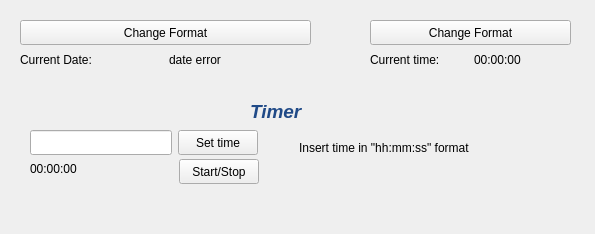
<?xml version="1.0" encoding="UTF-8"?>
<ui version="4.0">
 <class>MainWindow</class>
 <widget class="QMainWindow" name="MainWindow">
  <property name="geometry">
   <rect>
    <x>0</x>
    <y>0</y>
    <width>595</width>
    <height>234</height>
   </rect>
  </property>
  <property name="windowTitle">
   <string>MainWindow</string>
  </property>
  <widget class="QWidget" name="centralwidget">
   <widget class="QPushButton" name="ChangeTimeFormat">
    <property name="geometry">
     <rect>
      <x>370</x>
      <y>20</y>
      <width>201</width>
      <height>25</height>
     </rect>
    </property>
    <property name="text">
     <string>Change Format</string>
    </property>
   </widget>
   <widget class="QPushButton" name="ChangeDateFormat">
    <property name="geometry">
     <rect>
      <x>20</x>
      <y>20</y>
      <width>291</width>
      <height>25</height>
     </rect>
    </property>
    <property name="text">
     <string>Change Format</string>
    </property>
   </widget>
   <widget class="QWidget" name="layoutWidget">
    <property name="geometry">
     <rect>
      <x>370</x>
      <y>50</y>
      <width>201</width>
      <height>19</height>
     </rect>
    </property>
    <layout class="QHBoxLayout" name="horizontalLayout">
     <item>
      <widget class="QLabel" name="currentTimeLabel">
       <property name="text">
        <string>Current time:</string>
       </property>
      </widget>
     </item>
     <item>
      <widget class="QLabel" name="timeLabel">
       <property name="text">
        <string>00:00:00</string>
       </property>
      </widget>
     </item>
    </layout>
   </widget>
   <widget class="QWidget" name="layoutWidget">
    <property name="geometry">
     <rect>
      <x>20</x>
      <y>50</y>
      <width>291</width>
      <height>19</height>
     </rect>
    </property>
    <layout class="QHBoxLayout" name="horizontalLayout_2">
     <item>
      <widget class="QLabel" name="CurrentDateTextLabel">
       <property name="text">
        <string>Current Date:</string>
       </property>
      </widget>
     </item>
     <item>
      <widget class="QLabel" name="dateLabel">
       <property name="text">
        <string>date error</string>
       </property>
      </widget>
     </item>
    </layout>
   </widget>
   <widget class="QLabel" name="timerLabel">
    <property name="geometry">
     <rect>
      <x>30</x>
      <y>160</y>
      <width>141</width>
      <height>17</height>
     </rect>
    </property>
    <property name="text">
     <string>00:00:00</string>
    </property>
   </widget>
   <widget class="QPushButton" name="start_stopButton">
    <property name="geometry">
     <rect>
      <x>179</x>
      <y>159</y>
      <width>80</width>
      <height>25</height>
     </rect>
    </property>
    <property name="text">
     <string>Start/Stop</string>
    </property>
   </widget>
   <widget class="QLabel" name="timerInfo">
    <property name="geometry">
     <rect>
      <x>299</x>
      <y>139</y>
      <width>231</width>
      <height>17</height>
     </rect>
    </property>
    <property name="text">
     <string>Insert time in &quot;hh:mm:ss&quot; format</string>
    </property>
   </widget>
   <widget class="QLineEdit" name="setTimerIntervalInput">
    <property name="geometry">
     <rect>
      <x>30</x>
      <y>130</y>
      <width>142</width>
      <height>25</height>
     </rect>
    </property>
   </widget>
   <widget class="QLabel" name="timerTitle">
    <property name="geometry">
     <rect>
      <x>250</x>
      <y>100</y>
      <width>71</width>
      <height>21</height>
     </rect>
    </property>
    <property name="text">
     <string>&lt;html&gt;&lt;head/&gt;&lt;body&gt;&lt;p&gt;&lt;span style=&quot; font-size:14pt; font-weight:600; font-style:italic; color:#204a87;&quot;&gt;Timer&lt;/span&gt;&lt;/p&gt;&lt;/body&gt;&lt;/html&gt;</string>
    </property>
   </widget>
   <widget class="QPushButton" name="setTimerButton">
    <property name="geometry">
     <rect>
      <x>178</x>
      <y>130</y>
      <width>80</width>
      <height>25</height>
     </rect>
    </property>
    <property name="text">
     <string>Set time</string>
    </property>
   </widget>
  </widget>
 </widget>
 <resources/>
 <connections/>
</ui>
